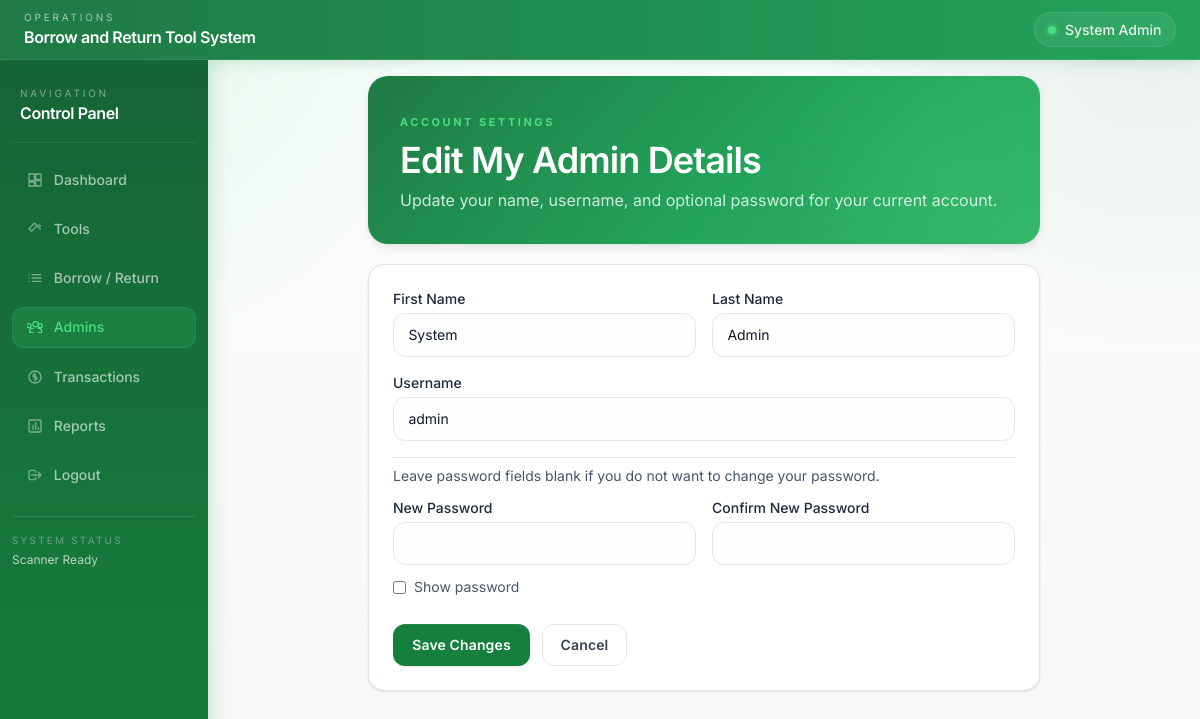
/admins/1/edit (signed in), run on the app's committed database.
### tables this page shows
CREATE TABLE admins (
            id INTEGER PRIMARY KEY AUTOINCREMENT,
            username TEXT NOT NULL UNIQUE,
            password_hash TEXT NOT NULL
        , first_name TEXT DEFAULT '', last_name TEXT DEFAULT '');

### app.py (the view, shortened to what this page needs)
@app.route("/admins/<int:admin_id>/edit", methods=["GET", "POST"])
@login_required
def edit_admin(admin_id):
    current_admin_id = session.get("admin_id")
    if current_admin_id != admin_id:
        flash("You can only edit your own account details.", "warning")
        return redirect(url_for("edit_admin", admin_id=current_admin_id))
    db = get_db()
    admin = db.execute(
        "SELECT id, first_name, last_name, username FROM admins WHERE id = ?",
        (admin_id,),
    ).fetchone()
    if admin is None:
        flash("Admin account not found.", "danger")
        return redirect(url_for("admins"))
    return render_template("admin_edit.html", admin=admin)

### app.py (called while the page is built)
def get_db():
    if "db" not in g:
        g.db = sqlite3.connect(DATABASE_PATH)
        g.db.row_factory = sqlite3.Row
        ensure_schema(g.db)
    return g.db

def login_required(view_func):
    @wraps(view_func)
    def wrapped_view(*args, **kwargs):
        if session.get("admin_id") is None:
            flash("Please log in to continue.", "warning")
            return redirect(url_for("login"))
        return view_func(*args, **kwargs)
    return wrapped_view

### templates/admin_edit.html (shortened to what this page needs)
{% extends 'base.html' %}
{% block content %}
<div class="max-w-2xl mx-auto space-y-5">
    <section class="hero-panel p-6 md:p-8 overflow-hidden">
        <div class="max-w-3xl space-y-2 relative z-10">
            <span class="eyebrow">Account Settings</span>
            <h2 class="text-3xl md:text-4xl font-semibold text-white tracking-tight">Edit My Admin Details</h2>
            <p class="text-emerald-50/85">Update your name, username, and optional password for your current account.</p>
        </div>
        <div class="hero-orb"></div>
    </section>
    <section class="surface-panel p-5 md:p-6 space-y-4">
        <form method="post" class="space-y-4">
            <div class="grid grid-cols-1 md:grid-cols-2 gap-4">
                <div>
                    <label class="block text-sm font-medium mb-1">First Name</label>
                    <input type="text" name="first_name" value="{{ admin.first_name }}" class="input-field" required />
                </div>
                <div>
                    <label class="block text-sm font-medium mb-1">Last Name</label>
                    <input type="text" name="last_name" value="{{ admin.last_name }}" class="input-field" required />
                </div>
            </div>
            <div>
                <label class="block text-sm font-medium mb-1">Username</label>
                <input type="text" name="username" value="{{ admin.username }}" class="input-field" required />
            </div>
            <div class="pt-2 border-t border-slate-200">
                <p class="text-sm text-slate-600 mb-3">Leave password fields blank if you do not want to change your password.</p>
                <div class="grid grid-cols-1 md:grid-cols-2 gap-4">
                    <div>
                        <label class="block text-sm font-medium mb-1">New Password</label>
                        <input id="editAdminNewPassword" type="password" name="new_password" class="input-field" />
                    </div>
                    <div>
                        <label class="block text-sm font-medium mb-1">Confirm New Password</label>
                        <input id="editAdminConfirmPassword" type="password" name="confirm_password" class="input-field" />
                    </div>
                </div>
                <label class="inline-flex items-center gap-2 mt-3 text-sm text-slate-600 select-none">
                    <input id="toggleEditAdminPassword" type="checkbox" class="accent-emerald-700" />
                    <span>Show password</span>
                </label>
            </div>
            <div class="flex gap-3 pt-2">
                <button type="submit" class="btn-primary">Save Changes</button>
                <a href="{{ url_for('admins') }}" class="btn-outline">Cancel</a>
            </div>
        </form>
    </section>
</div>
{% endblock %}

### static/css/styles.css (style rules this page uses)
:root { --g-950: #052e16; --g-900: #14532d; --g-800: #166534; --g-700: #15803d; --g-600: #16a34a; --g-500: #22c55e; --g-400: #4ade80; --g-200: #bbf7d0; --g-100: #dcfce7; --g-50: #f0fdf4; --n-900: #111827; --n-800: #1f2937; --n-700: #374151; --n-600: #4b5563; --n-500: #6b7280; --n-400: #9ca3af; --n-300: #d1d5db; --n-200: #e5e7eb; --n-100: #f3f4f6; --n-50: #f9fafb; --white: #ffffff; --sh-xs: 0 1px 2px rgba(0,0,0,0.05); --sh-sm: 0 1px 3px rgba(0,0,0,0.07), 0 1px 2px rgba(0,0,0,0.04); --sh-md: 0 4px 12px rgba(0,0,0,0.07), 0 2px 4px rgba(0,0,0,0.04); --sh-lg: 0 8px 24px rgba(0,0,0,0.08), 0 3px 6px rgba(0,0,0,0.04); --sh-xl: 0 20px 40px rgba(0,0,0,0.10), 0 6px 12px rgba(0,0,0,0.05); --sidebar-bg: #166534; --radius: 0.75rem; --radius-lg: 1rem; --radius-xl: 1.25rem; }
*,*::before,*::after { box-sizing: border-box; }
* { font-family: 'Inter', -apple-system, BlinkMacSystemFont, 'Segoe UI', sans-serif; }
body { background-color: var(--n-50); background-image: radial-gradient(circle at 8% -5%, rgba(34, 197, 94, 0.12), transparent 28%), radial-gradient(circle at 96% 2%, rgba(20, 83, 45, 0.08), transparent 24%), linear-gradient(180deg, #fbfefc 0%, #f8fbf9 55%, #f6f8f7 100%); color: var(--n-900); min-height: 100vh; -webkit-font-smoothing: antialiased; -moz-osx-font-smoothing: grayscale; }
.app-body { position: relative; }
.hero-panel { position: relative; border-radius: var(--radius-xl); overflow: hidden; background: linear-gradient(135deg, #1f7a44 0%, #22a35a 55%, #34b56a 100%); box-shadow: var(--sh-md); color: #fff; border: none; }
.hero-panel::before { content: ''; position: absolute; inset: 0; background-image: radial-gradient(circle at 1px 1px, rgba(255,255,255,0.04) 1px, transparent 0); background-size: 24px 24px; }
.hero-orb { position: absolute; right: -5rem; top: -5rem; width: 22rem; height: 22rem; border-radius: 999px; background: radial-gradient(circle, rgba(74,222,128,0.14), transparent 65%); pointer-events: none; }
.eyebrow { display: inline-flex; align-items: center; gap: 0.4rem; font-size: 0.68rem; font-weight: 700; text-transform: uppercase; letter-spacing: 0.24em; color: var(--g-400); }
.surface-panel { background: var(--white); border: 1px solid #dfe6e2; border-radius: var(--radius-lg); box-shadow: var(--sh-sm); }
.input-field { border: 1.5px solid var(--n-200); background: #fcfdfc; border-radius: var(--radius); padding: 0.65rem 0.9rem; width: 100%; outline: none; font-size: 0.875rem; color: var(--n-900); transition: border-color 0.18s, box-shadow 0.18s, background-color 0.18s; }
.input-field::placeholder { color: var(--n-400); }
.btn-primary { display: inline-flex; justify-content: center; align-items: center; gap: 0.4rem; background: var(--g-700); color: #fff; border-radius: var(--radius); padding: 0.62rem 1.2rem; font-size: 0.875rem; font-weight: 600; border: none; cursor: pointer; transition: background 0.15s, transform 0.12s, box-shadow 0.15s; box-shadow: 0 1px 2px rgba(0,0,0,0.1), inset 0 1px 0 rgba(255,255,255,0.08); text-decoration: none; white-space: nowrap; letter-spacing: 0.01em; }
.btn-outline { display: inline-flex; justify-content: center; align-items: center; gap: 0.4rem; border: 1.5px solid var(--n-200); color: var(--n-700); background: var(--white); border-radius: var(--radius); padding: 0.6rem 1.1rem; font-size: 0.875rem; font-weight: 600; cursor: pointer; transition: all 0.15s; text-decoration: none; white-space: nowrap; letter-spacing: 0.01em; }

### data on the page
admins: first_name "System", last_name "Admin", username "admin"

### other printed values
{{ session.get('admin_full_name') or session.get('admin_username') }} "System Admin"
